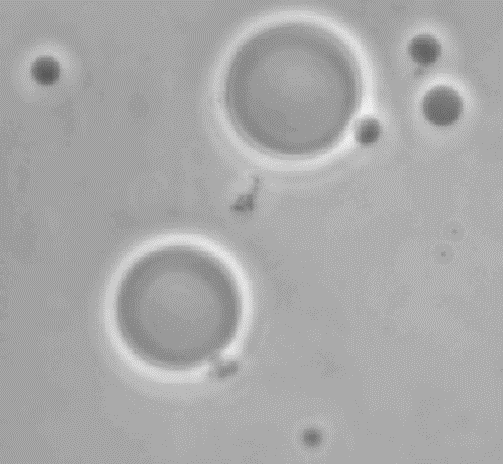
//> input picture xiajiayu/Task3_segmentation/Task3_segmentation/polymersomes.png, 503 x 464 px
$ ./main   (built with g++ and OpenCV 4)
//> lines starting //> are read from the running program, lines starting //| are printed output that depends on the picture; after the words box and inside, x2 and y2 are one past the last pixel; in counts of white or black regions, pixels touching at a corner belong together
#include<opencv2/opencv.hpp>
#include<iostream>
using namespace cv;
using namespace std;
int Otsu(Mat Image);
int main() {
	Mat src = imread("polymersomes.png");
//> src is the input picture: 464 rows x 503 cols, CV_8UC3; min 90, max 238, mean 168.8
	Mat gray(src.size(), CV_8UC1);
	for (int i = 0;i < src.rows;i++)
		for (int j = 0;j < src.cols;j++) {
			gray.at<uchar>(i, j) = src.at<Vec3b>(i, j)[0];
		}
	imshow("gray", gray);
	int threshold = Otsu(gray);
	cout << threshold;
	for (int i = 0;i < gray.rows;i++)
		for (int j = 0;j < gray.cols;j++) {
			if (gray.at<uchar>(i, j) < threshold)
				gray.at<uchar>(i, j) = 0;
			else gray.at<uchar>(i, j) = 255;
		}
	namedWindow("task3");
	imshow("task3", gray);
	imwrite("task3.png", gray);
	waitKey(0);
	return 0;

}
int Otsu(Mat image) {
	int threshold = 0;
	int hist[256] = { 0 };
	int r = image.rows;
//> r = 464
	int c = image.cols;
//> c = 503
	for (int i = 0;i < r;i++)
		for (int j = 0;j < c;j++) {
			int p = image.at<uchar>(i, j);
			hist[p]++;
		}
//> after the loop, hist = 256 values, max 133529 at index 170, min 0 at index 0, mean 911.7
	// [4 lines of commented-out code are left out]
	float size = r * c*1.0;
//> size = 233392
	//cout << size;
	float pHist[256] = { 0 };
	for (int i = 0;i < 256;i++) {
		pHist[i] =(float)hist[i] * 1.0 / size;

	}
//> after the loop, pHist = 256 values, max 0.572 at index 170, min 0 at index 0, mean 0.00391
	float maxG = 0.0;
	for (int i = 0;i < 256;i++) {
	float u = 0.0;
	float u0 = 0.0, u1 = 0.0;
	float w0 = 0.0, w1 = 0.0;
	float sum0 = 0.0;
	float sum1 = 0.0;
		for (int j = 0;j <256;j++) {
			if (j <= i) {
				w0 += pHist[j];
				sum0 += j * pHist[j] ;
			}
			else {
				w1 += pHist[j];
				sum1 += j * pHist[j] ;
			}
			}
		u0 = sum0 /w0;
		u1 = sum1 / w1;
		float g =w0 *w1* pow((u0 - u1), 2);
		if (g > maxG) {
			maxG = g;
			threshold = i;

		}
	}
//> this loop made 256 passes
//> (g, maxG) on passes 91, 103, 120, 137, 154: (2.16, 2.16), (12.38, 12.38), (25.24, 25.24), (55.2, 55.2), (124, 124)
//> g on passes 1 to 6: nan, nan, nan, nan, nan, nan
//> after the loop, maxG = 124; threshold = 153
//| 153
//> after the loop in main, `for (int i = 0;i < gray.rows;i++)`:
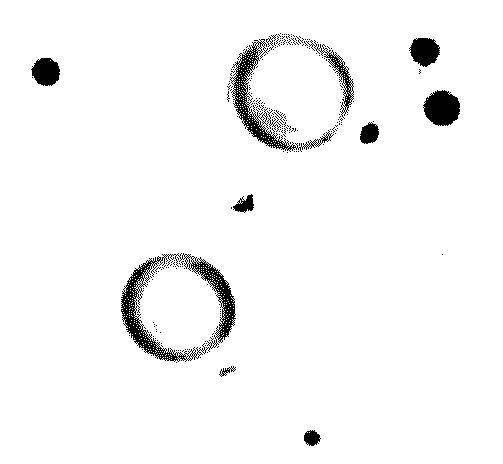
//> gray: 464 rows x 503 cols, CV_8UC1; 96.3% white; 244 black regions (233 under 20 px), largest, box (x1, y1, x2, y2) and area: (121, 253, 236, 362) 2844, (230, 39, 334, 152) 1765, (423, 90, 460, 126) 993
	return threshold;
}
